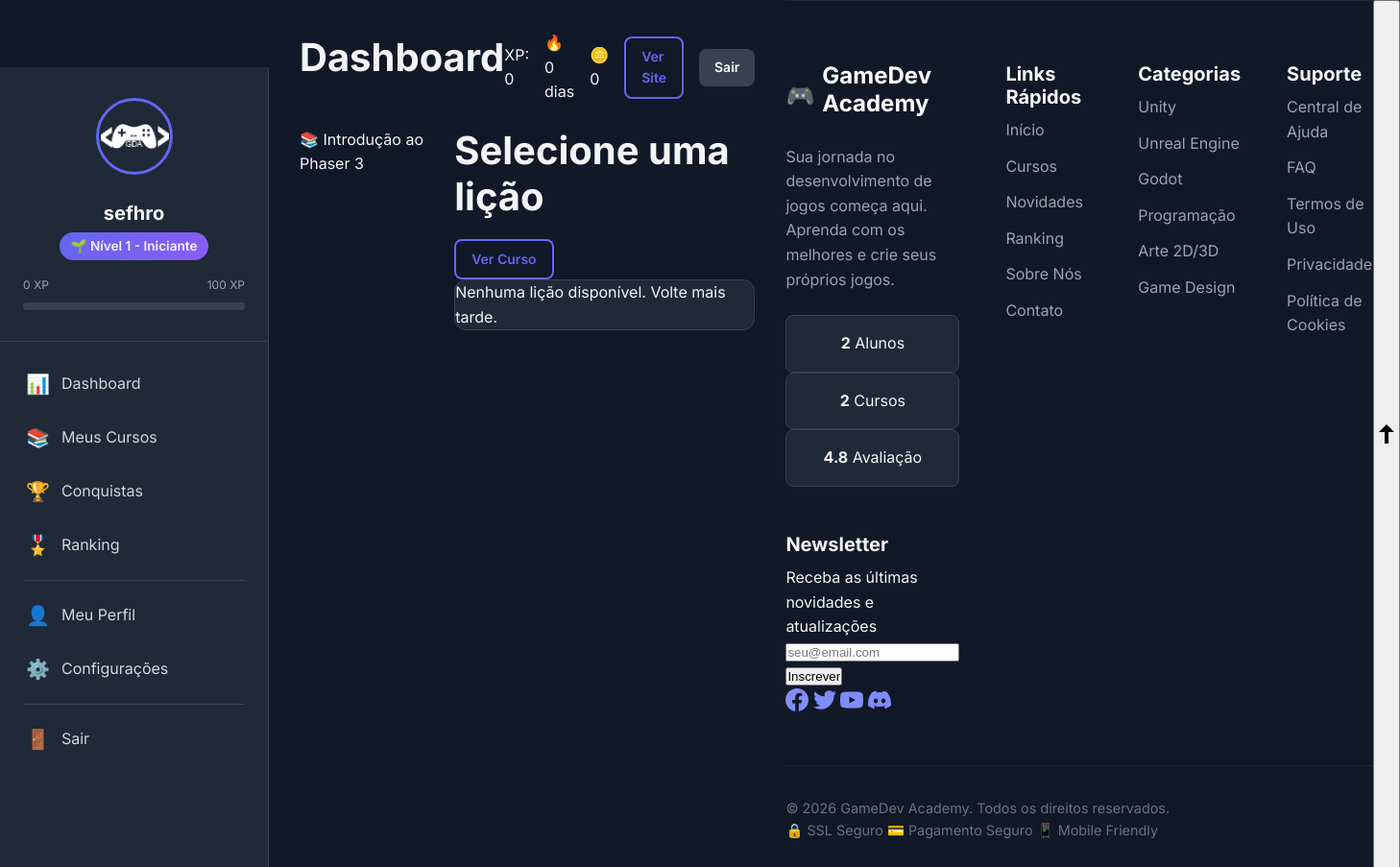
Page /learn.php?course=introducao-phaser-3 (signed in) on the committed database.
### tables this page shows
CREATE TABLE IF NOT EXISTS `users` (
  `id` int NOT NULL AUTO_INCREMENT,
  `username` varchar(50) NOT NULL,
  `email` varchar(100) NOT NULL,
  `password` varchar(255) NOT NULL,
  `full_name` varchar(100) NOT NULL,
  `avatar` varchar(255) DEFAULT 'default.png',
  `role` enum('student','instructor','admin') DEFAULT 'student',
  `xp_total` int DEFAULT '0',
  `level` int DEFAULT '1',
  `streak_days` int DEFAULT '0',
  `last_activity` date DEFAULT NULL,
  `coins` int DEFAULT '0',
  `bio` text,
  `github_url` varchar(255) DEFAULT NULL,
  `linkedin_url` varchar(255) DEFAULT NULL,
  `is_active` tinyint(1) DEFAULT '1',
  `email_verified` tinyint(1) DEFAULT '0',
  `created_at` timestamp NULL DEFAULT CURRENT_TIMESTAMP,
  `updated_at` timestamp NULL DEFAULT CURRENT_TIMESTAMP ON UPDATE CURRENT_TIMESTAMP,
  PRIMARY KEY (`id`),
  UNIQUE KEY `username` (`username`),
  UNIQUE KEY `email` (`email`),
  KEY `idx_username` (`username`),
  KEY `idx_email` (`email`),
  KEY `idx_xp` (`xp_total`)
);

CREATE TABLE IF NOT EXISTS `levels` (
  `id` int NOT NULL AUTO_INCREMENT,
  `level_number` int NOT NULL,
  `title` varchar(50) NOT NULL,
  `xp_required` int NOT NULL,
  `badge_icon` varchar(100) DEFAULT NULL,
  `color` varchar(7) DEFAULT '#6366f1',
  `perks` text,
  `created_at` timestamp NULL DEFAULT CURRENT_TIMESTAMP,
  PRIMARY KEY (`id`),
  UNIQUE KEY `level_number` (`level_number`),
  KEY `idx_level_number` (`level_number`),
  KEY `idx_xp_required` (`xp_required`)
);

CREATE TABLE IF NOT EXISTS `courses` (
  `id` int NOT NULL AUTO_INCREMENT,
  `category_id` int DEFAULT NULL,
  `title` varchar(200) NOT NULL,
  `slug` varchar(200) NOT NULL,
  `description` text,
  `thumbnail` varchar(255) DEFAULT NULL,
  `difficulty` enum('beginner','intermediate','advanced') DEFAULT 'beginner',
  `estimated_hours` int DEFAULT '0',
  `xp_reward` int DEFAULT '100',
  `coin_reward` int DEFAULT '10',
  `is_free` tinyint(1) DEFAULT '0',
  `price` decimal(10,2) DEFAULT '0.00',
  `is_published` tinyint(1) DEFAULT '0',
  `instructor_id` int DEFAULT NULL,
  `total_students` int DEFAULT '0',
  `average_rating` decimal(3,2) DEFAULT '0.00',
  `created_at` timestamp NULL DEFAULT CURRENT_TIMESTAMP,
  `updated_at` timestamp NULL DEFAULT CURRENT_TIMESTAMP ON UPDATE CURRENT_TIMESTAMP,
  PRIMARY KEY (`id`),
  UNIQUE KEY `slug` (`slug`),
  KEY `category_id` (`category_id`),
  KEY `instructor_id` (`instructor_id`),
  KEY `idx_slug` (`slug`),
  KEY `idx_published` (`is_published`)
);

### learn.php (the view, shortened to what the rows shown need)
<?php
require_once __DIR__ . '/config/database.php';
require_once __DIR__ . '/classes/Database.php';
require_once __DIR__ . '/classes/Course.php';
require_once __DIR__ . '/classes/User.php';
require_once __DIR__ . '/classes/Auth.php';
require_once __DIR__ . '/classes/Gamification.php';
require_once __DIR__ . '/includes/functions.php';
$db = Database::getInstance();
$courseModel = new Course();
$slug = trim($_GET['course'] ?? '');
$lessonId = intval($_GET['lesson'] ?? 0);
$course = $courseModel->findBySlug($slug);
$currentLesson = $lessonId ? $db->fetch("SELECT * FROM lessons WHERE id = ?", [$lessonId]) : null;
?>
<!DOCTYPE html>
<html lang="pt-BR">
<head>
    <link rel="stylesheet" href="<?= asset('css/main.css') ?>">
    <link rel="stylesheet" href="<?= asset('css/user.css') ?>">
</head>
<body>
    <?php include __DIR__ . '/user/includes/header.php'; ?>
    <div class="d-flex">
        <aside class="admin-sidebar">
            <div class="admin-sidebar-header">
                <div class="admin-sidebar-brand">
                    <span>📚</span>
                    <span><?= escape($course['title']) ?></span>
                </div>
            </div>
        </aside>
        <main class="admin-main">
            <div class="admin-header">
                <h1><?= escape($currentLesson['title'] ?? 'Selecione uma lição') ?></h1>
            </div>
        </main>
    </div>
    <?php include __DIR__ . '/includes/footer.php'; ?>
</body>
</html>

### user/includes/header.php (shortened to what the rows shown need)
<?php
require_once __DIR__ . '/../../config/database.php';
require_once __DIR__ . '/../../classes/Database.php';
require_once __DIR__ . '/../../classes/User.php';
require_once __DIR__ . '/../../classes/Auth.php';
require_once __DIR__ . '/../../classes/Course.php';
require_once __DIR__ . '/../../classes/Gamification.php';
require_once __DIR__ . '/../../includes/functions.php';
$auth = new Auth();
$auth->requireLogin();
$currentUser = $auth->getCurrentUser();
$userModel = new User();
$gamification = new Gamification();
$stats = $userModel->getStats($currentUser['id']);
$currentLevel = $userModel->getLevel($currentUser['xp_total']);
$progressToNext = $gamification->getProgressToNextLevel($currentUser['id']);
?>
<!DOCTYPE html>
<html lang="pt-BR">
<head>
    <link rel="stylesheet" href="<?= asset('css/main.css') ?>">
    <link rel="stylesheet" href="<?= asset('css/user.css') ?>">
</head>
<body>
    <div class="user-layout">
        <?php include __DIR__ . '/sidebar.php'; ?>
        <main class="user-main">
            <div class="user-header">
                <h1><?= $pageTitle ?? 'Dashboard' ?></h1>
                <div class="d-flex align-center gap-2">
                    <span>XP: <?= number_format($currentUser['xp_total']) ?></span>
                    <span>🔥 <?= $currentUser['streak_days'] ?> dias</span>
                    <span>🪙 <?= number_format($currentUser['coins']) ?></span>
                    <a href="<?= url() ?>" class="btn btn-sm btn-outline">Ver Site</a>
                    <a href="<?= url('logout.php') ?>" class="btn btn-sm btn-secondary">Sair</a>
                </div>
            </div>

### user/includes/sidebar.php (shortened to what the rows shown need)
<aside class="sidebar">
    <div class="sidebar-header">
        <img src="<?= getAvatar($currentUser['avatar']) ?>" alt="Avatar" class="sidebar-avatar">
        <div class="sidebar-username"><?= escape($currentUser['username']) ?></div>
        <div class="sidebar-level">
            <?= $currentLevel['badge_icon'] ?> Nível <?= $currentLevel['level_number'] ?> - <?= escape($currentLevel['title']) ?>
        </div>
        <div class="sidebar-xp-bar">
            <div class="sidebar-xp-info">
                <span><?= number_format($currentUser['xp_total']) ?> XP</span>
                <?php if (!$progressToNext['is_max_level']): ?>
                    <span><?= number_format($progressToNext['next_level_xp']) ?> XP</span>
                <?php else: ?>
                    <span>MAX</span>
                <?php endif; ?>
            </div>
            <div class="progress">
            </div>
        </div>
    </div>
</aside>

### rows in the picture
users: username "sefhro", xp_total "0", streak_days "0", coins "0"
levels: badge_icon "🌱", level_number "1", title "Iniciante"
courses: title "Introdução ao Phaser 3"

### other values in the picture
$progressToNext['next_level_xp'] "100"
$pageTitle "Dashboard"
$currentLesson['title'] "Selecione uma lição"
$totalUsers "2"
$totalCourses "2"
